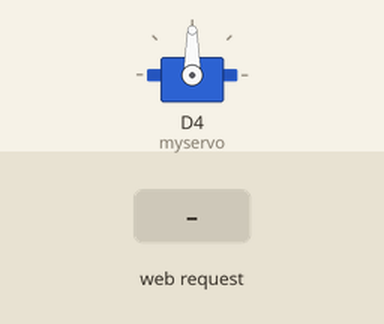
This sketch was run on a simulated ESP8266 (NodeMCU). Shown: servo. Wiring (inferred from the names in the program): HMC5883L compass at I2C address 0x1E. The inputs (shaded band) are chosen by the test bench. Storage starts empty; what the sketch prints to the serial monitor is not drawn.

Above: at 1.2 s.
1.3 s: HTTP request GET /plus90 received
At 2.4 s:
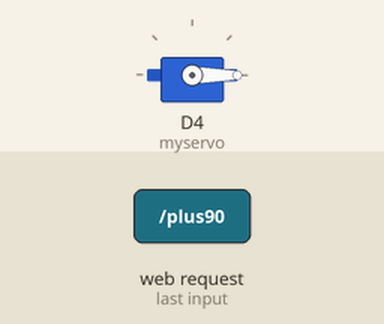
2.8 s: HTTP request GET /minus90 received
At 3.5 s:
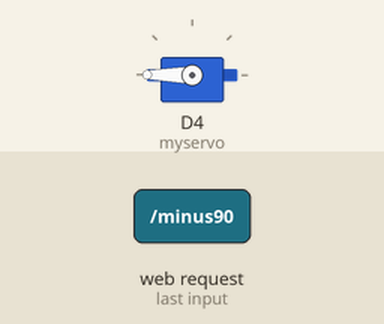
Timing chart, 0 to 5.8 s (numbered marks = the images above; inputs shaded):
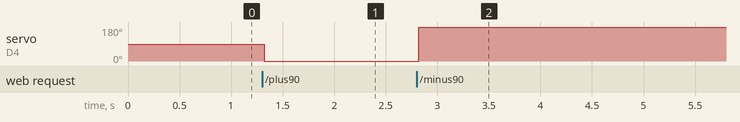

The sketch:

ESP8266_SPIFFS.ino
```cpp
// Import required libraries
#include <Servo.h>
#include <Arduino.h>
#include <ESP8266WiFi.h>
#include <ESPAsyncTCP.h>
#include <ESPAsyncWebServer.h>
#include <FS.h>
#include <Wire.h>
#include <WiFiClient.h>
#define addr 0x1E //I2C Address for The HMC5883

// Replace with the wanted network credentials

#ifndef APSSID
#define APSSID "ESPap"
#define APPSK  "mdrtkisalo"
#endif

/* Set these to your desired credentials. */
const char *ssid = APSSID;
const char *password = APPSK;

// Set LED GPIO
const int ledPin = 2;
// Stores LED state
String ledState;

Servo myservo; // create servo object to control a servo
int angle = 0;

// Create AsyncWebServer object on port 80
AsyncWebServer server(80);


String getX() {

}

// Replaces placeholder with LED state value
String processor(const String& var){
  Serial.println(var);
  if (var == "TEMPERATURE"){
    return getX();
  }
}

void setup() {

  Wire.begin();

 myservo.attach(D4);
  Serial.begin(115200);
  Serial.println();
  Serial.print("Configuring access point...");
  /* You can remove the password parameter if you want the AP to be open. */
  WiFi.softAP(ssid, password);

  IPAddress myIP = WiFi.softAPIP();
  Serial.print("AP IP address: ");
  Serial.println(myIP);

  server.begin();
  Serial.println("HTTP server started");

  // Initialize SPIFFS
  if (!SPIFFS.begin()) {
    Serial.println("An Error has occurred while mounting SPIFFS");
    return;
  }

  Wire.beginTransmission(addr); //start talking
  Wire.write(0x02); // Set the Register
  Wire.write(0x00); // Tell the HMC5883 to Continuously Measure
  Wire.endTransmission();


  // Route for root / web page
  server.on("/", HTTP_GET, [](AsyncWebServerRequest * request) {
    request->send(SPIFFS, "/index.html", String(), false);
  });

  // Route to load style.css file
  server.on("/style.css", HTTP_GET, [](AsyncWebServerRequest * request) {
    request->send(SPIFFS, "/style.css", "text/css");
  });

 // Route to set GPIO to HIGH
  server.on("/plus90", HTTP_GET, [](AsyncWebServerRequest *request){
 myservo.write(0);
    request->send(SPIFFS, "/index.html", String(), false);
  });

  // Route to set GPIO to LOW
  server.on("/minus90", HTTP_GET, [](AsyncWebServerRequest *request){
    myservo.write(255);
    request->send(SPIFFS, "/index.html", String(), false);
  });
  server.on("/temperature", HTTP_GET, [](AsyncWebServerRequest *request){
    request->send_P(200, "text/plain", getX().c_str());
  });

  // Start server
  server.begin();
}

void loop() {

}
```

Measured:
- after the input at 1.3 s, servo on D4 (myservo): 90° → 0° at once
- after the input at 2.8 s, servo on D4 (myservo): 0° → 180° at once
